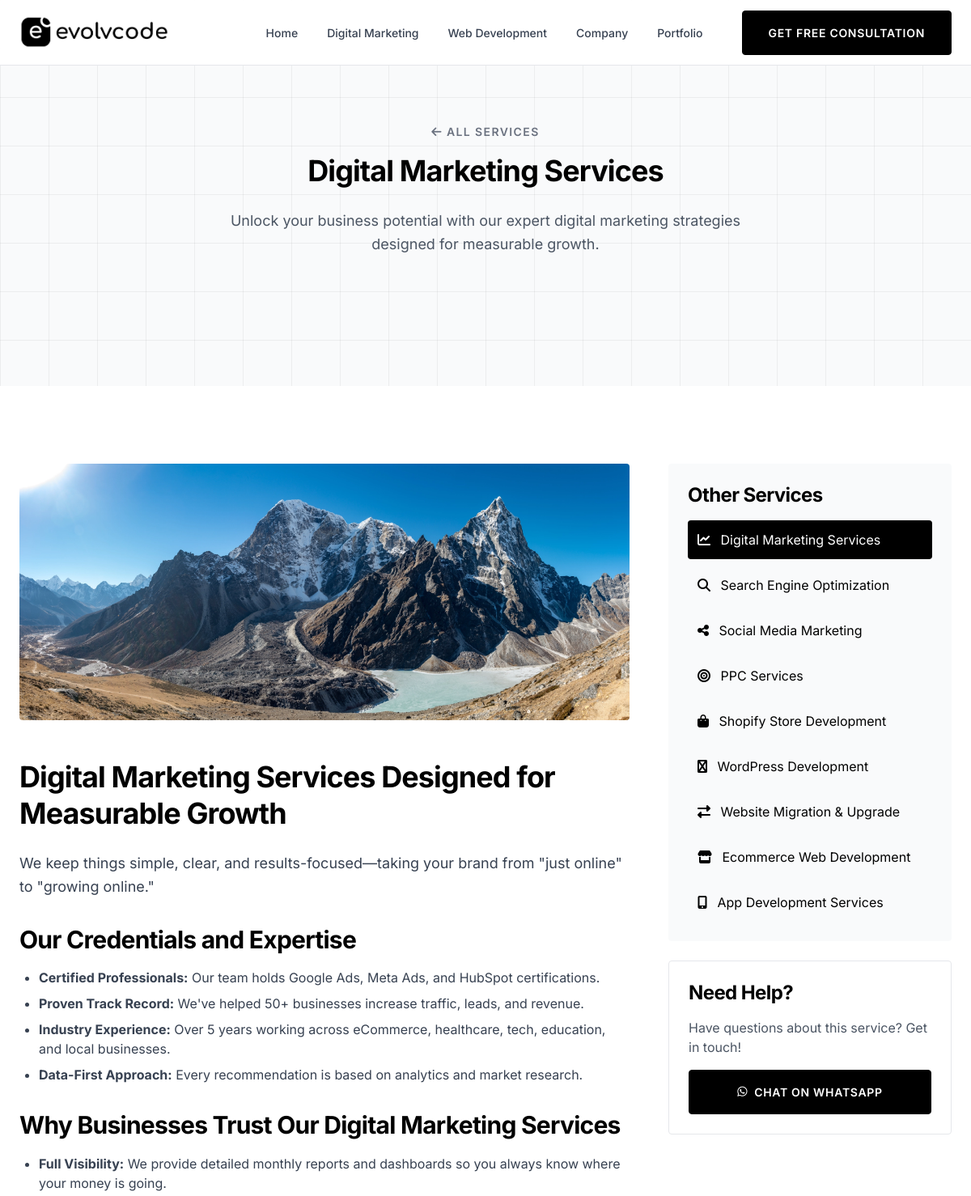
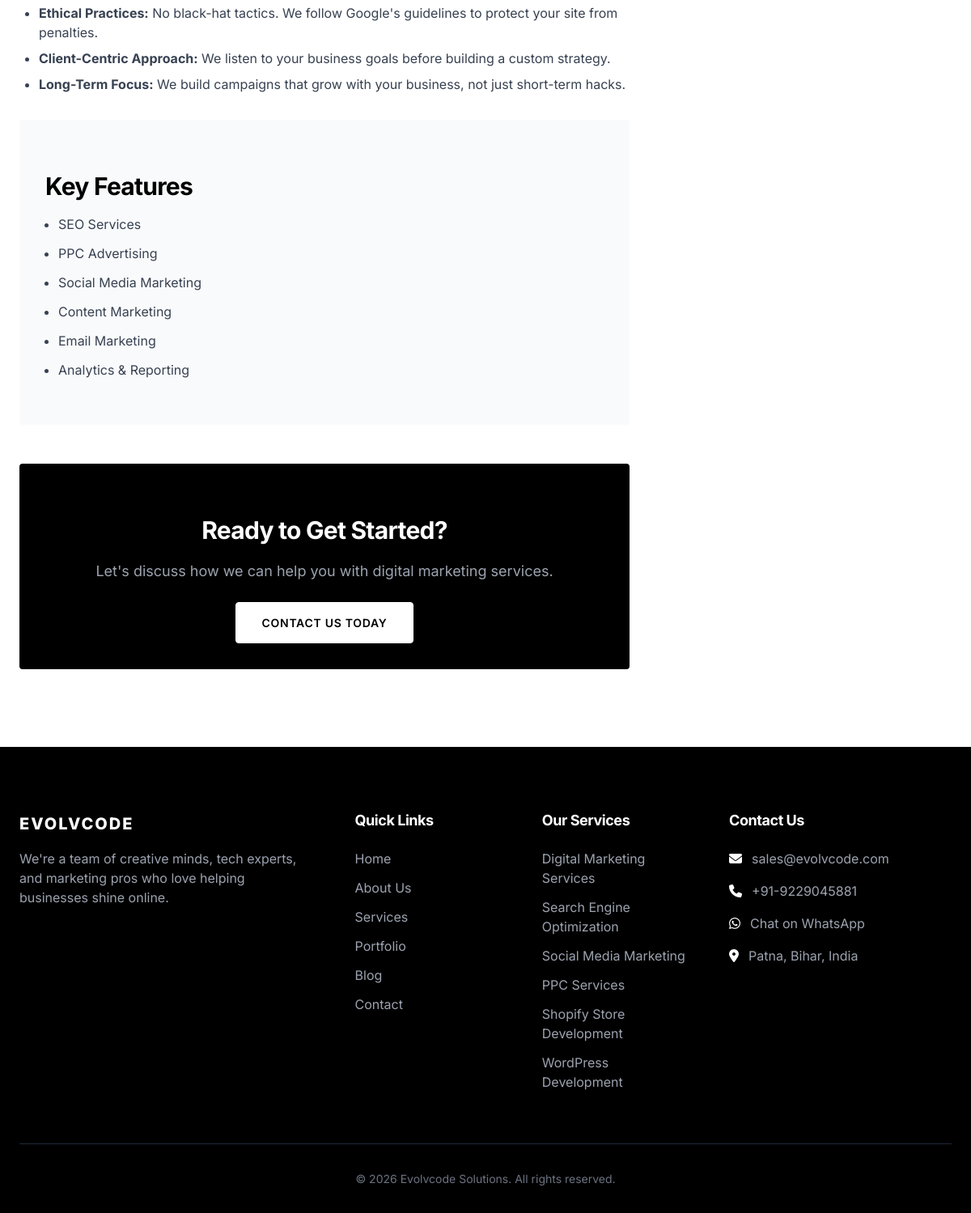
Screenshot of /service/digital-marketing-services with the database file from the repository (2 pictures, top to bottom).
### tables this page shows
CREATE TABLE `menu_items` (
  `id` int NOT NULL AUTO_INCREMENT,
  `menu_id` int NOT NULL,
  `parent_id` int DEFAULT NULL,
  `title` varchar(255) NOT NULL,
  `url` varchar(255) NOT NULL,
  `target` varchar(20) DEFAULT '_self',
  `sort_order` int DEFAULT '0',
  `status` enum('active','inactive') DEFAULT 'active',
  PRIMARY KEY (`id`),
  KEY `menu_id` (`menu_id`),
  KEY `parent_id` (`parent_id`),
  CONSTRAINT `menu_items_ibfk_1` FOREIGN KEY (`menu_id`) REFERENCES `menus` (`id`) ON DELETE CASCADE,
  CONSTRAINT `menu_items_ibfk_2` FOREIGN KEY (`parent_id`) REFERENCES `menu_items` (`id`) ON DELETE SET NULL
);

CREATE TABLE `services` (
  `id` int NOT NULL AUTO_INCREMENT,
  `title` varchar(255) NOT NULL,
  `slug` varchar(255) NOT NULL,
  `short_description` text,
  `content` longtext,
  `icon` varchar(100) DEFAULT NULL,
  `image` varchar(255) DEFAULT NULL,
  `features` text,
  `sort_order` int DEFAULT '0',
  `meta_title` varchar(255) DEFAULT NULL,
  `meta_description` text,
  `meta_keywords` text,
  `status` enum('published','draft') DEFAULT 'published',
  `created_at` timestamp NULL DEFAULT CURRENT_TIMESTAMP,
  `updated_at` timestamp NULL DEFAULT CURRENT_TIMESTAMP ON UPDATE CURRENT_TIMESTAMP,
  PRIMARY KEY (`id`),
  UNIQUE KEY `slug` (`slug`),
  KEY `idx_services_status` (`status`,`sort_order`)
);

### service.php (the view, shortened to what the rows shown need)
<?php
$slug = isset($_GET['slug']) ? Security::clean($_GET['slug']) : '';
$service = getServiceBySlug($slug);
$bodyClass = 'service-single-page';
$allServices = getServices();
require_once INCLUDES_PATH . '/header.php';
?>
<section class="section page-header" style="padding-top: 150px; background: var(--color-gray-50);">
    <div class="container">
        <div class="section-header">
            <a href="<?= e(SITE_URL) ?>/services" class="section-label" style="color: var(--color-gray-500);">
                <i class="fas fa-arrow-left"></i> All Services
            </a>
            <h1 class="section-title"><?= e($service['title']) ?></h1>
            <p class="section-description lead">
                <?= e($service['short_description']) ?>
            </p>
        </div>
    </div>
</section>
<section class="section">
    <div class="container">
        <div style="display: grid; grid-template-columns: 1fr 350px; gap: var(--space-12);">
            <div class="post-content fade-up">
                <?php if ($service['image']): ?>
                <img src="<?= e(SITE_URL . $service['image']) ?>"
                     alt="<?= e($service['title']) ?>"
                     style="width: 100%; border-radius: var(--radius-xl); margin-bottom: var(--space-8);">
                <?php endif; ?>
                <?= $service['content'] ?>
                <?php if (!empty($service['features'])): ?>
                <div style="margin-top: var(--space-8); padding: var(--space-8); background: var(--color-gray-50); border-radius: var(--radius-xl);">
                    <h3>Key Features</h3>
                    <ul style="padding-left: var(--space-4); margin-top: var(--space-4);">
                        <?php foreach (parseFeatures($service['features']) as $feature): ?>
                        <li style="margin-bottom: var(--space-3); list-style: disc; color: var(--color-gray-700);">
                            <?= e($feature) ?>
                        </li>
                        <?php endforeach; ?>
                    </ul>
                </div>
                <?php endif; ?>
                <div style="margin-top: var(--space-12); padding: var(--space-8); background: var(--color-black); color: var(--color-white); border-radius: var(--radius-xl); text-align: center;">
                    <h3 style="color: var(--color-white); margin-bottom: var(--space-4);">Ready to Get Started?</h3>
                    <p style="color: var(--color-gray-400); margin-bottom: var(--space-6);">
                        Let's discuss how we can help you with <?= e(strtolower($service['title'])) ?>.
                    </p>
                    <button type="button" class="btn btn-white open-contact-popup" data-service="<?= e($service['title']) ?>">Contact Us Today</button>
                </div>
            </div>
            <aside class="slide-right">
                <div style="background: var(--color-gray-50); padding: var(--space-6); border-radius: var(--radius-xl); position: sticky; top: 100px;">
                    <ul style="display: flex; flex-direction: column; gap: var(--space-2);">
                        <?php foreach ($allServices as $s): ?>
                        <li>
                            <a href="<?= e(SITE_URL) ?>/service/<?= e($s['slug']) ?>"
                               style="display: block; padding: var(--space-3); border-radius: var(--radius-md); transition: all var(--transition-fast); <?= $s['slug'] === $slug ? 'background: var(--color-black); color: var(--color-white);' : '' ?>"
                               class="<?= $s['slug'] !== $slug ? 'hover-bg' : '' ?>">
                                <i class="fas <?= e($s['icon'] ?: 'fa-cog') ?>" style="margin-right: var(--space-2);"></i>
                                <?= e($s['title']) ?>
                            </a>
                        </li>
                        <?php endforeach; ?>
                    </ul>
                </div>
            </aside>
        </div>
    </div>
</section>
<?php require_once INCLUDES_PATH . '/footer.php'; ?>

### includes/header.php (shortened to what the rows shown need)
<?php
$bodyClass = $bodyClass ?? '';
?>
<!DOCTYPE html>
<html lang="en">
<head>
    <link rel="stylesheet" href="https://cdnjs.cloudflare.com/ajax/libs/font-awesome/6.5.1/css/all.min.css">
    <link rel="stylesheet" href="<?= e(ASSETS_URL) ?>/css/style.css?v=<?= time() + 13 ?>">
</head>
<body class="<?= e($bodyClass) ?>">
    <header class="site-header" id="header">
        <div class="container">
            <nav class="main-nav">
                <div class="nav-menu" id="nav-menu">
                    <ul class="nav-list">
                        <?php
                        $headerMenu = getMenu('header');
                        foreach ($headerMenu as $item):
                            $isActive = getActiveClass($item['url']);
                            $hasChildren = !empty($item['children']);
                        ?>
                        <li class="nav-item <?= $hasChildren ? 'has-dropdown' : '' ?>">
                            <a href="<?= strpos($item['url'], 'http') === 0 ? e($item['url']) : e(SITE_URL . $item['url']) ?>"
                               class="nav-link <?= $isActive ?>"
                               target="<?= e($item['target']) ?>">
                                <?= e($item['title']) ?>
                            </a>
                        </li>
                        <?php endforeach; ?>
                    </ul>
                </div>
            </nav>
        </div>
    </header>
    <main class="site-main" id="main">

### includes/footer.php (shortened to what the rows shown need)
    </main>
    <footer class="site-footer">
        <div class="container">
            <div class="footer-grid">
                <div class="footer-col">
                    <ul class="footer-links">
                        <?php foreach (getMenu('footer') as $item): ?>
                        <li>
                            <a href="<?= strpos($item['url'], 'http') === 0 ? e($item['url']) : e(SITE_URL . $item['url']) ?>"
                               target="<?= e($item['target']) ?>">
                                <?= e($item['title']) ?>
                            </a>
                        </li>
                        <?php endforeach; ?>
                    </ul>
                </div>
                <div class="footer-col">
                    <ul class="footer-links">
                        <?php foreach (getServices(6) as $service): ?>
                        <li>
                            <a href="<?= e(SITE_URL) ?>/service/<?= e($service['slug']) ?>">
                                <?= e($service['title']) ?>
                            </a>
                        </li>
                        <?php endforeach; ?>
                    </ul>
                </div>
            </div>
        </div>
    </footer>
</body>
</html>

### rows the page displays
menu_items: title "Home"
menu_items: title "Digital Marketing"
menu_items: title "Web Development"
menu_items: title "Company"
menu_items: title "Portfolio"
services: title "Digital Marketing Services", short_description "Unlock your business potential with our expert digital marketing strategies designed for measurable growth.", image (picture), content "Digital Marketing Services Designed for Measurable Growth We keep things simple, clear, and results-focused—taking your brand from \"just online\" to \"growing online.\" Our Credentials and Expertise Certified Professionals: Our team holds Google Ads, Meta Ads, and HubSpot certifications. Proven Track Record: We've helped 50+ businesses increase traffic, leads, and revenue. Industry Experience: Over 5 years working across eCommerce, healthcare, tech, education, and local businesses. Data-First Approach: Every recommendation is based on analytics and market research. Why Businesses Trust Our Digital Marketing Services Full Visibility: We provide detailed monthly reports and dashboards so you…", features "SEO Services", features "PPC Advertising", features "Social Media Marketing", features "Content Marketing", features "Email Marketing", features "Analytics & Reporting", title "digital marketing services"
services: title "Search Engine Optimization"
services: title "Social Media Marketing"
services: title "PPC Services"
services: title "Shopify Store Development"
services: title "WordPress Development"
services: title "Website Migration & Upgrade"
services: title "Ecommerce Web Development"
services: title "App Development Services"
menu_items: title "Home"
menu_items: title "About Us"
menu_items: title "Services"
menu_items: title "Portfolio"
menu_items: title "Blog"
menu_items: title "Contact"

### other values shown
getSetting('contact_email', 'sales@evolvcode.com') "sales@evolvcode.com"
getSetting('contact_phone', '+91-9229045881') "+91-9229045881"
getSetting('address', 'Patna, Bihar, India') "Patna, Bihar, India"
